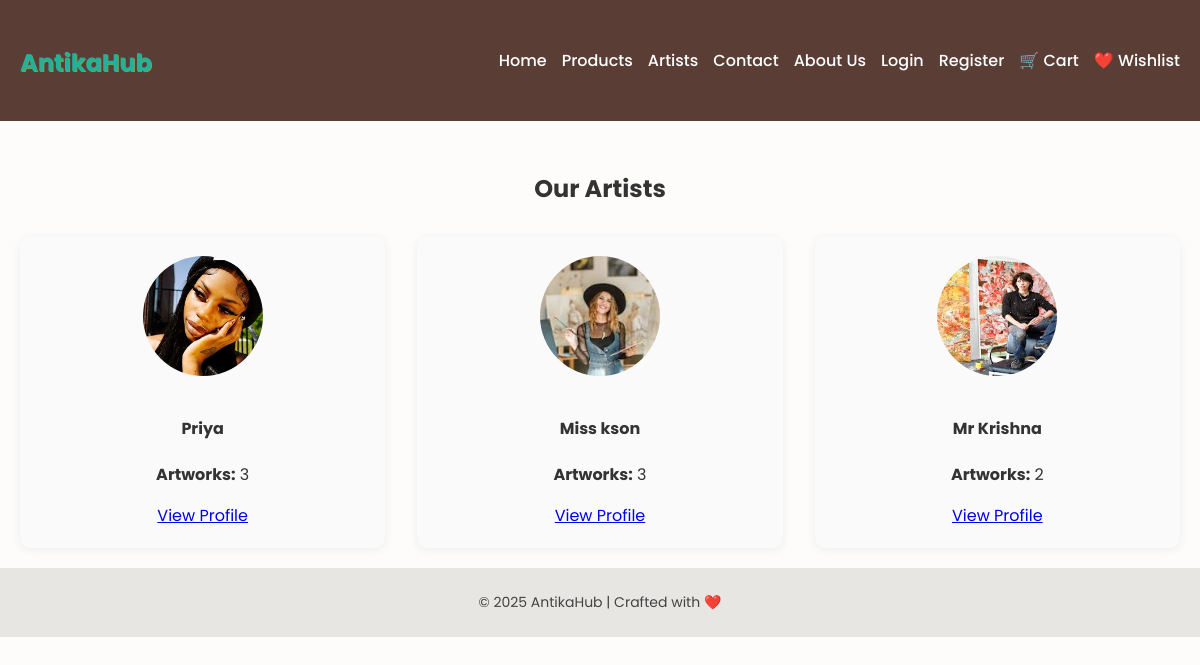
Screenshot of /artists/ with the database file from the repository.
### market/models.py (models this page shows, shortened)
class Artist(models.Model):
    name = models.CharField(max_length=255)
    biography = models.TextField()
    country = models.CharField(max_length=100, blank=True)
    birth_year = models.IntegerField(blank=True, null=True)
    death_year = models.IntegerField(blank=True, null=True)
    photo = models.ImageField(upload_to='artist_photos/', blank=True, null=True)  # <-- Add this line

### market/views.py (the view)
# urls.py: path('artists/', views.artist_list, name='artist_list'),
def artist_list(request):
    artists = Artist.objects.all()
    return render(request, 'artist_list.html', {'artists': artists})

### market/templates/artist_list.html (shortened to what this page needs)
{% extends "base.html" %}
{% block content %}
<h2 style="text-align:center; margin: 30px 0;">Our Artists</h2>
<div style="display: grid; grid-template-columns: repeat(auto-fit, minmax(250px, 1fr)); gap: 32px;">
    {% for artist in artists %}
        <div style="background: #fafafa; border-radius: 10px; box-shadow: 0 2px 8px #eee; padding: 20px; text-align: center;">
            {% if artist.photo %}
                <img src="{{ artist.photo.url }}" alt="{{ artist.name }}" style="width: 120px; height: 120px; object-fit: cover; border-radius: 50%; margin-bottom: 12px;">
            {% endif %}
            <h4>{{ artist.name }}</h4>
            <p><strong>Artworks:</strong> {{ artist.antiqueitem_set.count }}</p>
            <a href="{% url 'artist_detail' artist.id %}" class="btn btn-outline-primary btn-sm">View Profile</a>
        </div>
    {% endfor %}
</div>
{% endblock %}

### market/static/css/style.css (style rules this page uses)
body { font-family: 'Poppins', sans-serif; background-color: #fdfcfb; margin: 0; padding: 0; color: #333; transition: background-color 0.3s ease, color 0.3s ease; }

### rows the page displays
Artist: photo (picture), name "Priya", antiqueitem_set.count "3"
Artist: photo (picture), name "Miss kson", antiqueitem_set.count "3"
Artist: photo (picture), name "Mr Krishna", antiqueitem_set.count "2"
